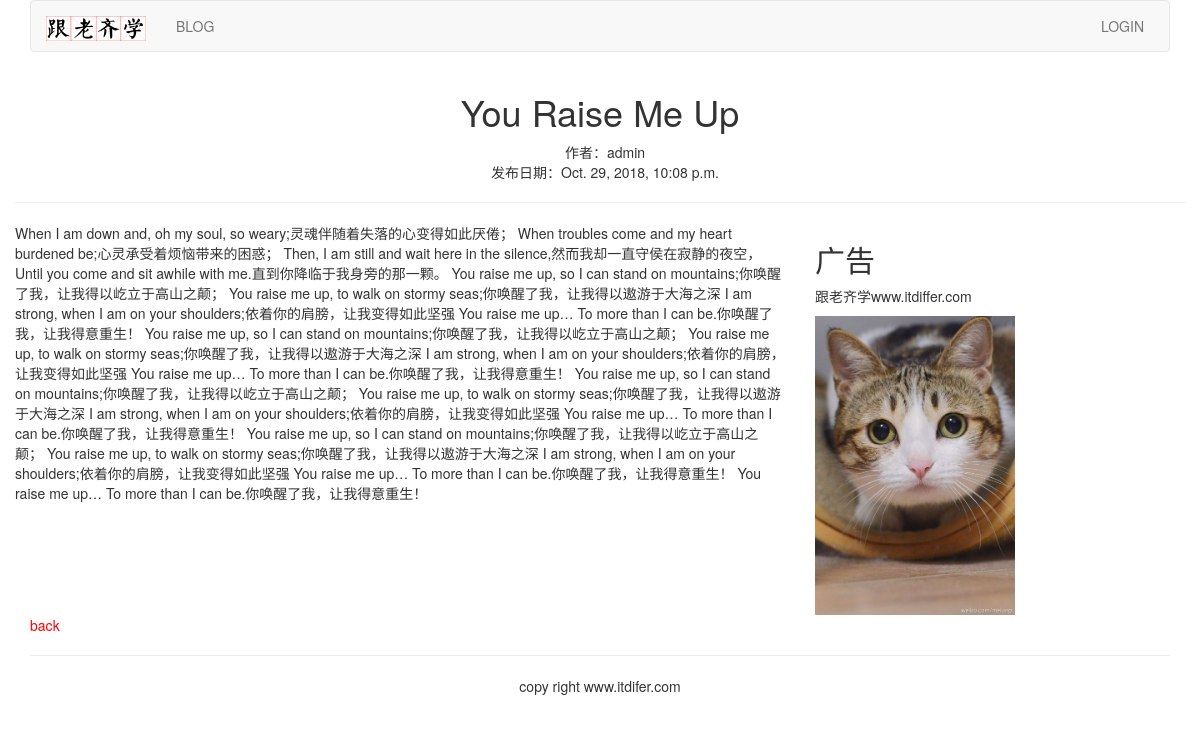
Page /blog/1/ on the committed database.
### blog/models.py (models this page shows, shortened)
class BlogArticles(models.Model):
    title=models.CharField(max_length=300) #Char字段
    author=models.ForeignKey(User,related_name="blog_posts",on_delete=models.CASCADE)  #字段外键关联
    body=models.TextField() #String字段
    publish=models.DateTimeField(default=timezone.now) #时间字段，调用timezone包
    class Meta: #定义对象的显示顺序：publish对象的倒序顺序显示
        ordering=("-publish",)

### blog/views.py (the view)
# urls.py: path('<int:article_id>/',views.blog_article,name="blog_article")
def blog_article(request,article_id):
    article=get_object_or_404(BlogArticles,id=article_id)
    pub=article.publish
    return render(request,'blog/content.html',{"article":article,"publish":pub})

### templates/blog/content.html (shortened to what this page needs)
{% extends "base.html" %}
{% block content %}
<div class="row text-center vertical-middle-sm">
    <h1>{{article.title}}</h1>
</div>
<div class="row">
    <div class="clo-xs-12 col-md-8">
        <p class="text-center" style="margin-left:400px"><span>作者：{{article.author.username}}</span><br>
            <span>发布日期：{{article.publish}}</span>
        </p>
    </div>
    <br><br><hr>
    <div class="row">
        <div class="clo-xs-6 col-md-8">{{article.body}}</div>
        <div class="clo-xs-6 col-md-2">
            <h2>广告</h2>
            <p>跟老齐学www.itdiffer.com</p>
            <img width="200px" src="/static/images/cat.jpg">
        </div>
    </div>
</div>
<a style="color:red" href="/blog">back</a>
{% endblock %}

### rows in the picture
BlogArticles: title "You Raise Me Up", author.username "admin", publish "Oct. 29, 2018, 10:08 p.m.", body "When I am down and, oh my soul, so weary;灵魂伴随着失落的心变得如此厌倦； When troubles come and my heart burdened be;心灵承受着烦恼带来的困惑； Then, I am still and wait here in the silence,然而我却一直守侯在寂静的夜空， Until you come and sit awhile with me.直到你降临于我身旁的那一颗。 You raise me up, so I can stand on mountains;你唤醒了我，让我得以屹立于高山之颠； You raise me up, to walk on stormy seas;你唤醒了我，让我得以遨游于大海之深 I am strong, when I am on your shoulders;依着你的肩膀，让我变得如此坚强 You raise me up… To more than I can be.你唤醒了我，让我得意重生！ You raise me up, so I can stand on mountains;你唤醒了我，让我得以屹立于高山之颠； You raise me up, to walk on stormy seas;你唤醒了我，让我得以遨游于大海之深 I am strong, when I am on your shoulders;依着你的肩膀，让我变得如此坚强 You raise me up… To more than I can be.你唤醒了我，让我得意重生！ You…"
